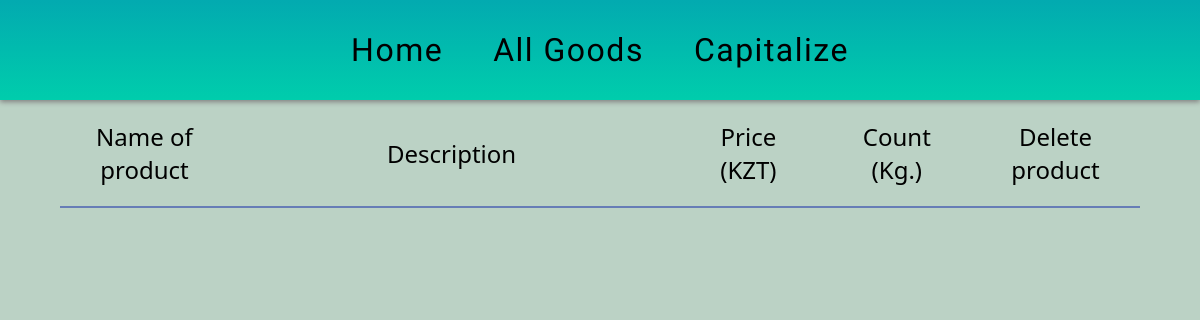
/allgoods, run on an earlier commit of the app's database.
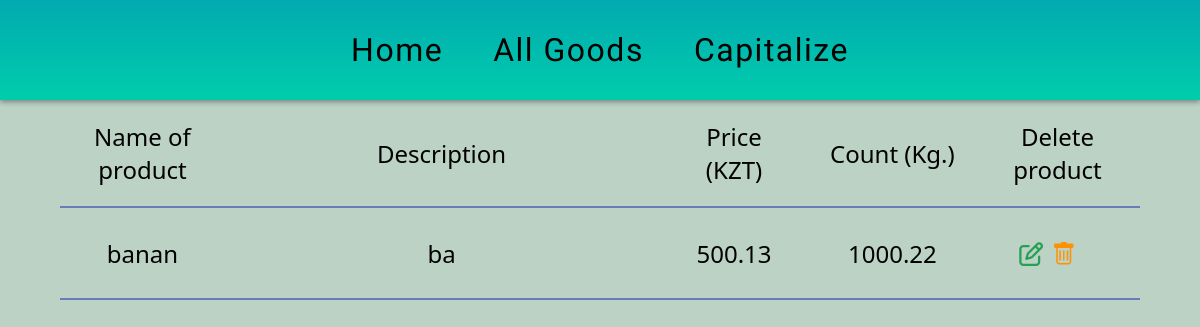
And on a later commit of the database.
### tables this page shows
CREATE TABLE products(id INTEGER PRIMARY KEY AUTOINCREMENT, title TEXT NOT NULL, description TEXT, price REAL, count REAL);

### main.py (the view)
@app.route('/allgoods', methods=['GET'])
def goods():
    arr = Db.select_all('SELECT id, title, description, price, count FROM products')
    products = [
        {
            "id": x[0],
            "title": x[1],
            "desc": x[2],
            "price": x[3],
            "count": x[4],
        }
        for x in arr
    ]
    return render_template("allgoods.html", arr=products)

### main.py (called while the page is built)
    @staticmethod
    def select_all(query: str):
        with contextlib.closing(sqlite3.connect('database.db')) as connection:
            cursor = connection.cursor()
            cursor.execute(query)
            rows = cursor.fetchall()
            if rows is None:
                raise Exception("Not have products")
            return rows

### templates/allgoods.html
{% extends "home.html" %}
{% block main %}
<table>
<tbody>
    <tr>
        <td>Name of product</td>
        <td>Description</td>
        <td>Price (KZT)</td>
        <td>Count (Kg.)</td>
        <td>Delete product</td>
    </tr>
    {% for object in arr %}
    <tr>
        <td>{{ object.title }}</td>
        <td>{{ object.desc }}</td>
        <td>{{ object.price }}</td>
        <td>{{ object.count }}</td>
        <td><a href="/allgoods/{{ object.id }}/update"><i class="fa-regular fa-pen-to-square"></i></a><a href="/allgoods/{{ object.id }}/delete"><i class="bi bi-trash"></i></a></td>
    </tr>
    {% endfor %}
</tbody>
</table>
{% endblock main %}

### templates/home.html (shortened to what this page needs)
<!DOCTYPE html>
<html lang="en">
<head>
    <link rel="stylesheet" href="https://cdnjs.cloudflare.com/ajax/libs/font-awesome/6.4.0/css/all.min.css">
    <link rel="stylesheet" href="{{ url_for('static', filename='/css/style.css') }}">
    <link rel="stylesheet" href="https://cdn.jsdelivr.net/npm/bootstrap-icons@1.3.0/font/bootstrap-icons.css">
</head>
<body>
    <header>
        <span><a href="/">Home</a></span>
        <span><a href="/allgoods">All Goods</a></span>
        <span><a href="/capitalize">Capitalize</a></span>
    </header>
    <div class="invisible"></div>
    {% block main %}{% endblock main%}
</body>
</html>

### static/css/style.css (style rules this page uses)
body { margin: 0; padding: 0; box-sizing: border-box; font-family: 'Work Sans', sans-serif; background: #BBD2C5; }
header { position: fixed; width: 100%; height: 100px; background: linear-gradient(#02AAB0, #00CDAC); box-shadow: 0px 2px 5px gray; display: flex; justify-content: center; align-items: center; gap: 50px; font-size: 2rem; letter-spacing: 1.5px; }
.invisible { height: 100px; width: 100%; }
a { text-decoration: none; color: black; }
table { width: 90%; border-collapse: collapse; margin: 0 auto; padding: 5%; }
th, td { font-family:'Segoe UI', Tahoma, Geneva, Verdana, sans-serif; font-size: 1.5rem; padding: 20px; border-bottom: 2px solid #667db6; text-align: center; height: 50px; }
tr :nth-child(1) { width: 10%; }
tr :nth-child(2) { width: 30%; }
tr :nth-child(3) { width: 10%; }
tr :nth-child(4) { width: 10%; }
tr :nth-child(5) { width: 10%; }
td i { margin-right: 20px; }
.fa-pen-to-square { color: #27a055; }
.bi-trash { color: rgb(255, 145, 0); }

What changed in the data, as far as the page shows it:
added products: title "banan", desc "ba", price "500.13", count "1000.22"
